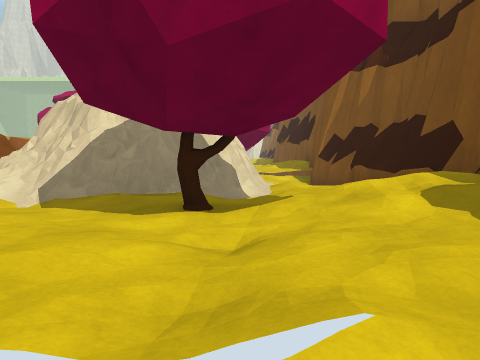
view 1 (above)

16 first-person views from a walk through a Unity game level. The camera is 1.4 m above the floor, tilts 4° down and sees 70° across. The floor is counted in squares, 2 m on a side. Each view is taken from the middle of a square. On the plan, view 1 faces up. The plan holds only what a view shows up to about 11 squares ahead; the rest is blank. The place goes on beyond the plan. The player character is not drawn. Some animated figures are left out. Surface patterns are stand-ins for the level's own textures.

view 2
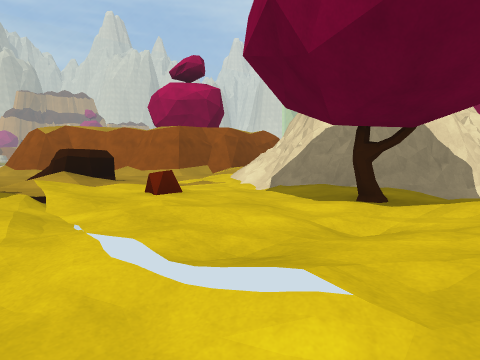

view 3
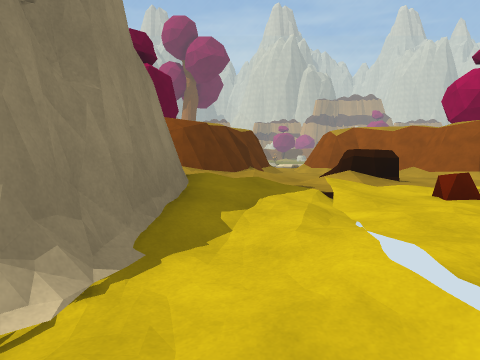

view 4
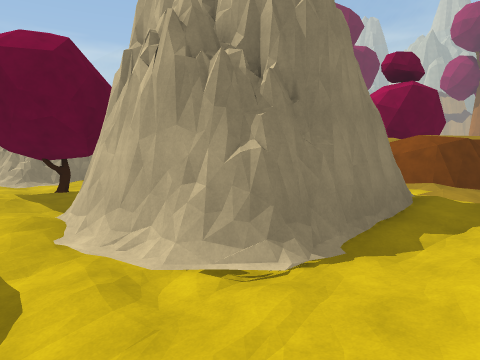

view 5
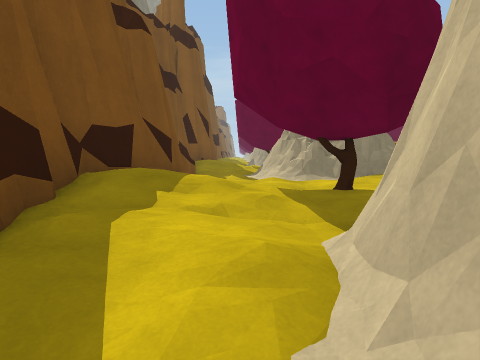

view 6
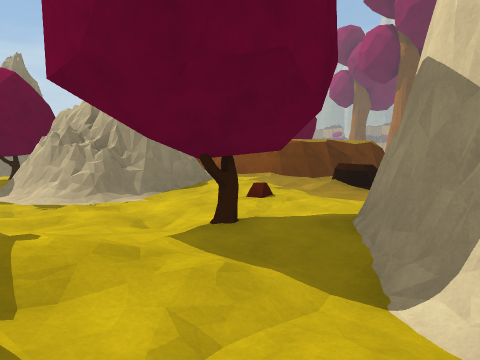

view 7
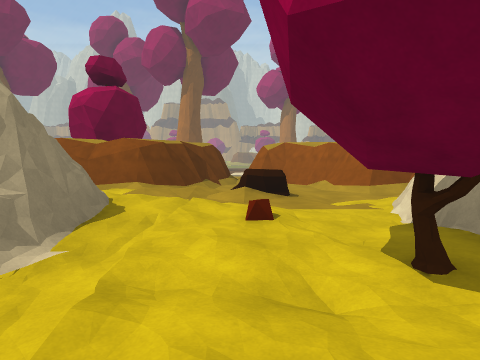

view 8
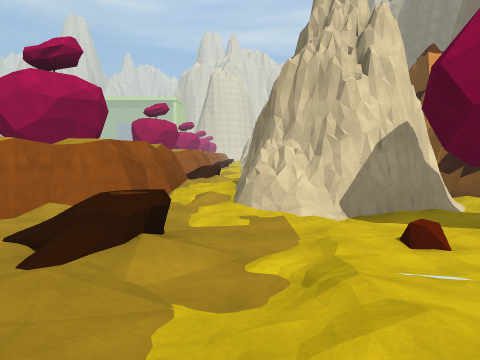

view 9
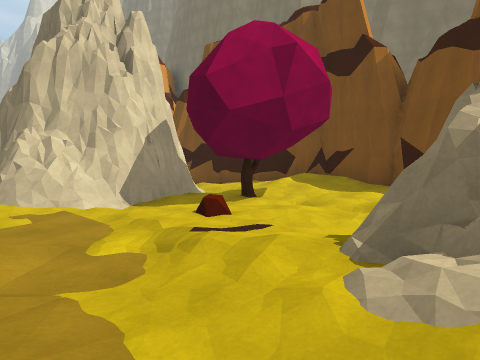

view 10
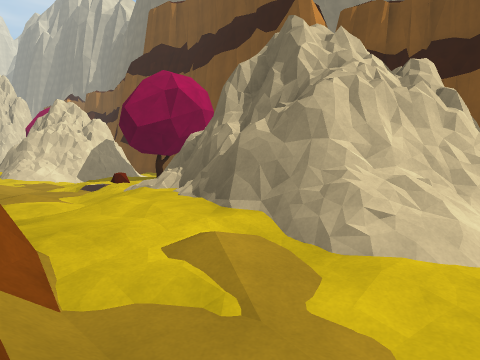

view 11
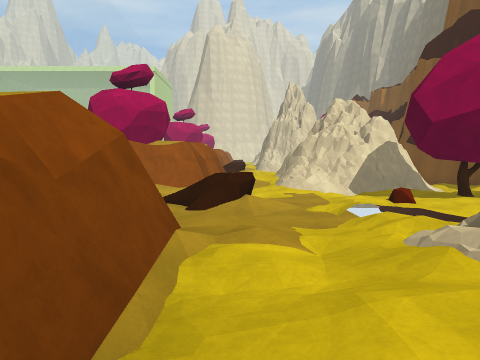

view 12
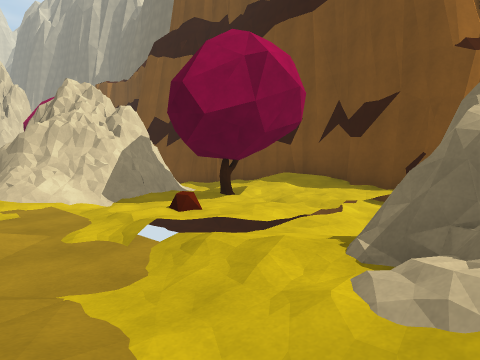

view 13
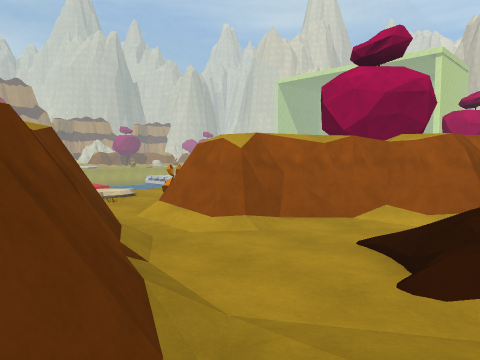

view 14
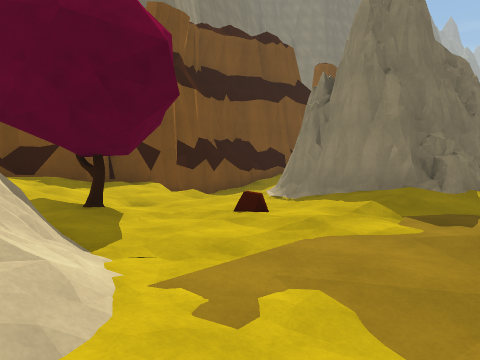

view 15
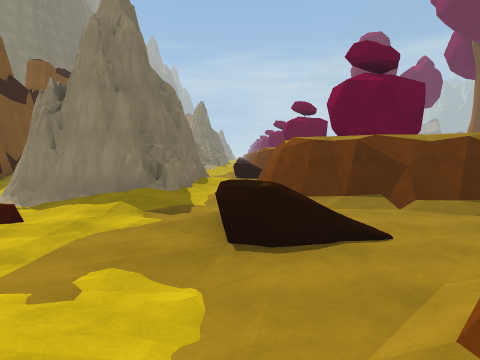

view 16
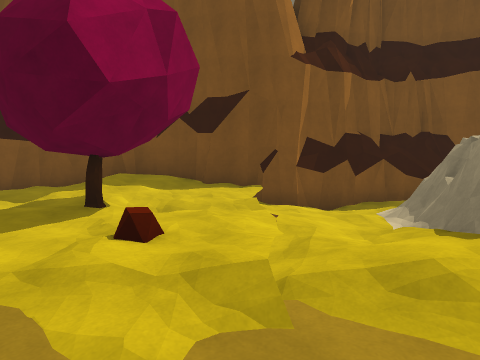

### Floor plan
Key: @ floor where view 1 was taken; # wall or solid block; x gap in a wall; . main floor; : floor 0.25 m higher than the main floor; - floor 0.25 m lower than the main floor; + floor 0.5 m higher than the main floor; _ floor 0.5 m lower than the main floor; * floor 0.75 m higher than the main floor; < floor 0.75 m lower than the main floor; / step, stairs or slope; = window, fence, low wall or low ledge; L log; P plant; O other object.
Columns run from 14 left of view 1 to 3 right of it. Each row starts with its distance up from view 1.
 15        ##::####.:#
 14 =     ##/.:///.:/#
 13 = .P  #......O#:+#
 12   .O/##.LL.:::.::#
 11     .....:./::./:#
 10      ###:+.+..--##
  9        ##++###/_<#
  8         #:+####-_#
  7         #+/# ##--#
  6         #+/####: #
  5        ##:/###/. #
  4       ##....=#.:/#
  3      ##..L...#O:+#
  2      x:.LL.:/:.::#
  1      x.....//.///#
  0      ###/+:+.-@_ #
 -1        ##:/####_/#
 -2         #:##  #--#
 -3         #+##  #..#
 -4         #:## ##::#
 -5        ##:####..:#
 -6       ##.....#:+*#
 -7      ## LL...#O:+#
 -8      ##..L.:/:.::#
 -9      ###:+.+////##
-10        ##++###/_ #
-11         #:+####- #
-12         #     #--#
-13               #::

Where each view was taken, in squares from view 1:
view 1: 0 up, 0 right, facing up
view 2: 0 up, 1 right, facing up-left
view 3: 0 up, 1 right, facing left
view 4: 1 up, 2 right, facing down-left
view 5: 2 down, 1 right, facing down
view 6: 4 down, 2 right, facing down-left
view 7: 8 down, 2 right, facing left
view 8: 11 down, 4 left, facing up
view 9: 11 down, 5 left, facing up-right
view 10: 4 up, 6 left, facing up-right
view 11: 6 up, 5 left, facing up
view 12: 8 up, 5 left, facing up-right
view 13: 9 up, 5 left, facing up-left
view 14: 5 up, 5 left, facing down-right
view 15: 6 up, 5 left, facing down
view 16: 11 up, 5 left, facing right
